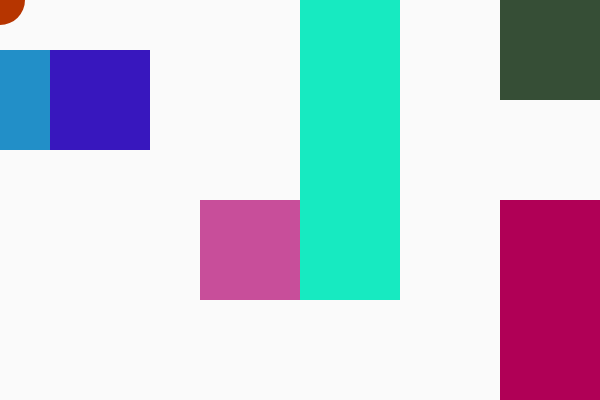
Frame 1 (no input)
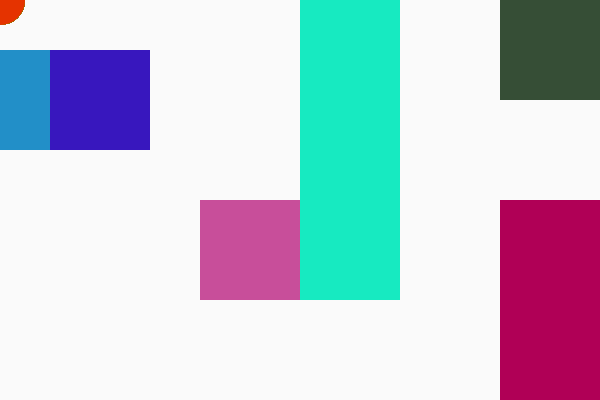
Frame 60 (no input)
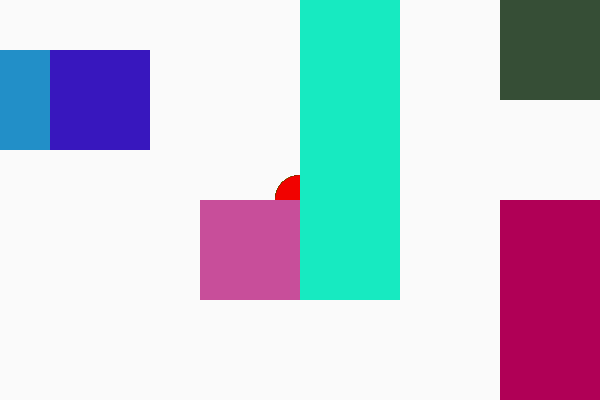
Frame 120 (the mouse pressed at the canvas centre since frame 60)

The p5.js sketch that drew these frames (run headless with seeded random() and noise() and a simulated clock; from frame 60 on, the mouse is pressed at the canvas centre):

// p5.js sketch
// ── sketch.js
function setup() {
  createCanvas(600, 400);
   //background
  background(250, 250, 250);
}

function draw() {


  //ellipse
  noStroke();
   fill(random(255), random(255), 0);
  ellipse(mouseX, mouseY, 50, 50);
   
  //rect
  fill(34, 143, 200);
  rect(0,50,100,100);
  fill(56, 23, 190);
  rect(50, 50, 100, 100);
  fill(200,78,154);
  rect(200, 200, 100, 100);
  fill(23,234,193);
  rect(300,0, 100,300);
  fill(176,0,86);
  rect(500,200, 200,300);
  fill(54,78,54);
  rect(500, 0, 100,100);

}

function mousePressed() {
   background(250, 250, 250);
}
